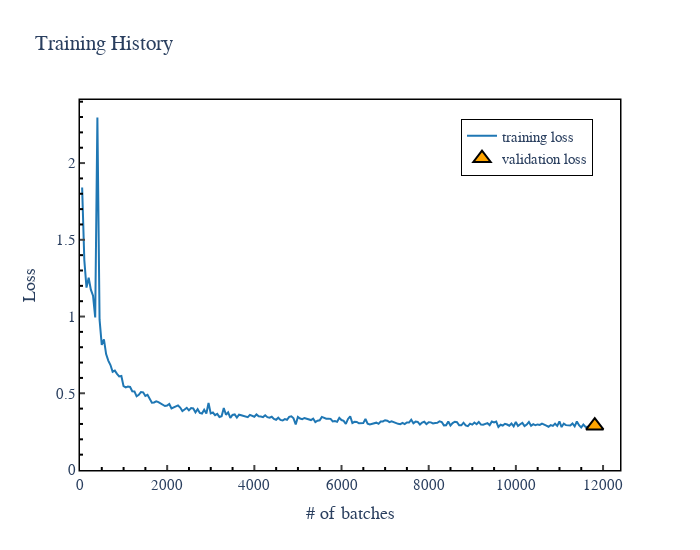

The notebook cell saved with this chart:
### Code cell
import plotly.graph_objects as go
import polars as pl
import os


training_dir = "./reports/training/"

metrics_df = pl.read_csv(os.path.join(training_dir, "version_0/metrics.csv"))
train_loss = metrics_df.select("step", "train_loss_step").drop_nulls().cast(pl.Float32)
valid_loss = metrics_df.select("step", "valid_loss").drop_nulls().cast(pl.Float32)

train_step = train_loss[:, 0]
train_loss = train_loss[:, 1]
valid_step = valid_loss[:, 0]
valid_loss = valid_loss[:, 1]

plot = [
    go.Scatter(
        x=train_step, y=train_loss, name="training loss", line=dict(color="#1F77B4")
    ),
    go.Scatter(
        x=valid_step,
        y=valid_loss,
        name="validation loss",
        mode="markers",
        marker=dict(
            size=15,
            color="orange",
            symbol="triangle-up",
            line=dict(width=2, color="black"),
        ),
    ),
]
layout = go.Layout(
    title="Training History",
    width=700,
    height=550,
    font=dict(size=15, family="sans-serif"),
    plot_bgcolor="white",
    xaxis=dict(
        title="# of batches",
        linewidth=1.5,
        mirror=True,
        ticks="inside",
        linecolor="black",
        ticklen=5,
        tickwidth=2,
        tickformat="d",
        minor=dict(tickcolor="black", ticks="inside"),
        range=(0, train_step.max() + train_step.max() * 0.05),
    ),
    yaxis=dict(
        title="Loss",
        linewidth=1.5,
        mirror=True,
        ticks="inside",
        linecolor="black",
        ticklen=5,
        tickwidth=2,
        minor=dict(tickcolor="black", ticks="inside"),
        range=(0, train_loss.max() + train_loss.max() * 0.05),
    ),
    legend=dict(
        x=0.95,
        y=0.95,
        xanchor="right",
        yanchor="top",
        bordercolor="black",
        borderwidth=1,
    ),
)
fig = go.Figure(data=plot, layout=layout)
fig.write_image()

fig.show()

### Figure 1 — Plotly figure (JSON) as saved in the notebook; plotly's stock layout.template omitted (floating-point values rounded to 4 significant figures; data arrays with more than 128 entries replaced by an {"elided": "..."} marker saying what was removed)
{"data": [{"line": {"color": "#1F77B4"}, "name": "training loss", "type": "scatter", "x": {"elided": "236 int values"}, "y": {"elided": "236 float values"}}, {"marker": {"color": "orange", "line": {"color": "black", "width": 2}, "size": 15, "symbol": "triangle-up"}, "mode": "markers", "name": "validation loss", "type": "scatter", "x": [11810], "y": [0.2889]}], "layout": {"font": {"family": "sans-serif", "size": 15}, "height": 550, "legend": {"bordercolor": "black", "borderwidth": 1, "x": 0.95, "xanchor": "right", "y": 0.95, "yanchor": "top"}, "plot_bgcolor": "white", "title": {"text": "Training History"}, "width": 700, "xaxis": {"linecolor": "black", "linewidth": 1.5, "minor": {"tickcolor": "black", "ticks": "inside"}, "mirror": true, "range": [0, 12390.0], "tickformat": "d", "ticklen": 5, "ticks": "inside", "tickwidth": 2, "title": {"text": "# of batches"}}, "yaxis": {"linecolor": "black", "linewidth": 1.5, "minor": {"tickcolor": "black", "ticks": "inside"}, "mirror": true, "range": [0, 2.411], "ticklen": 5, "ticks": "inside", "tickwidth": 2, "title": {"text": "Loss"}}}}
